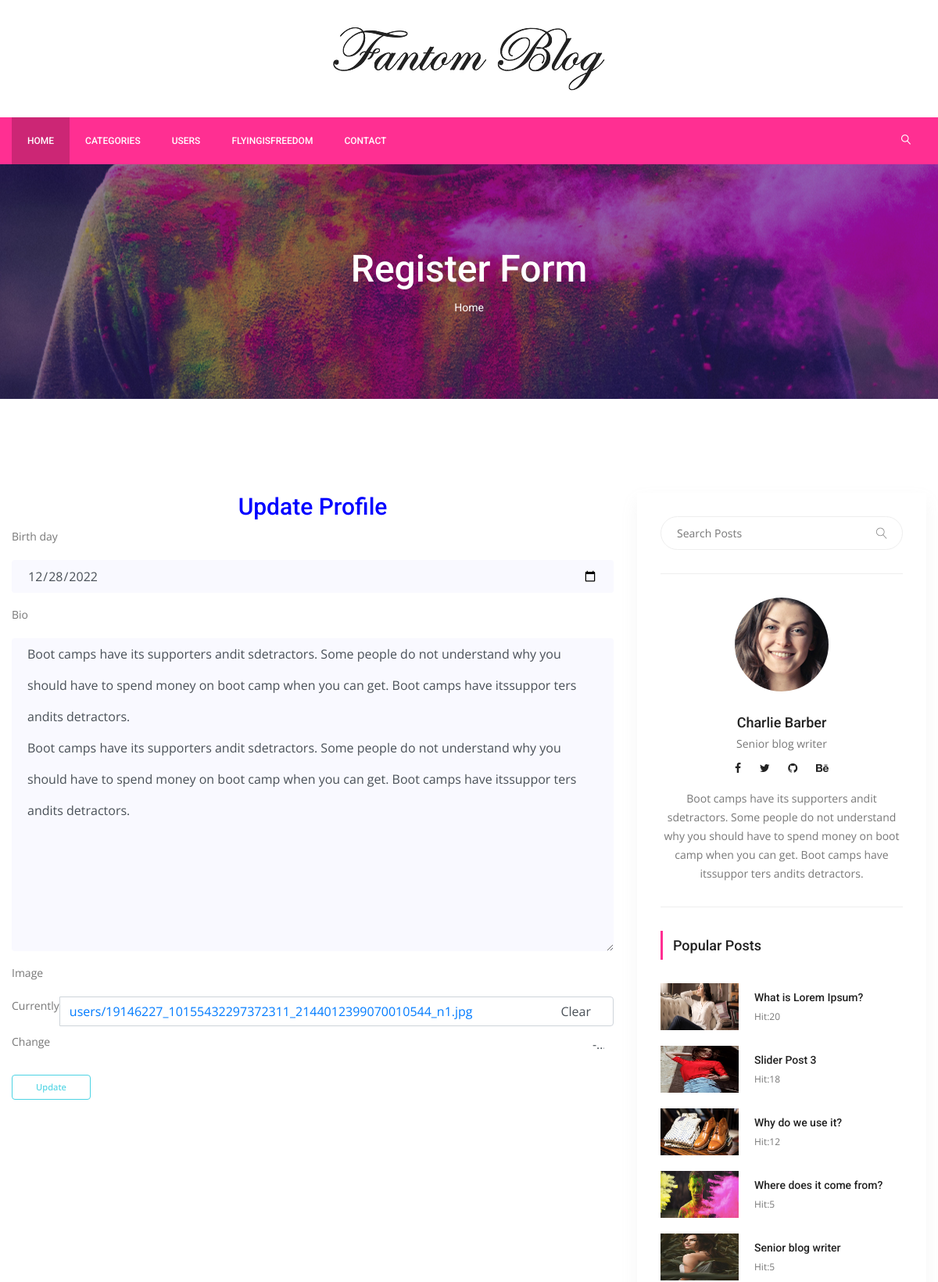
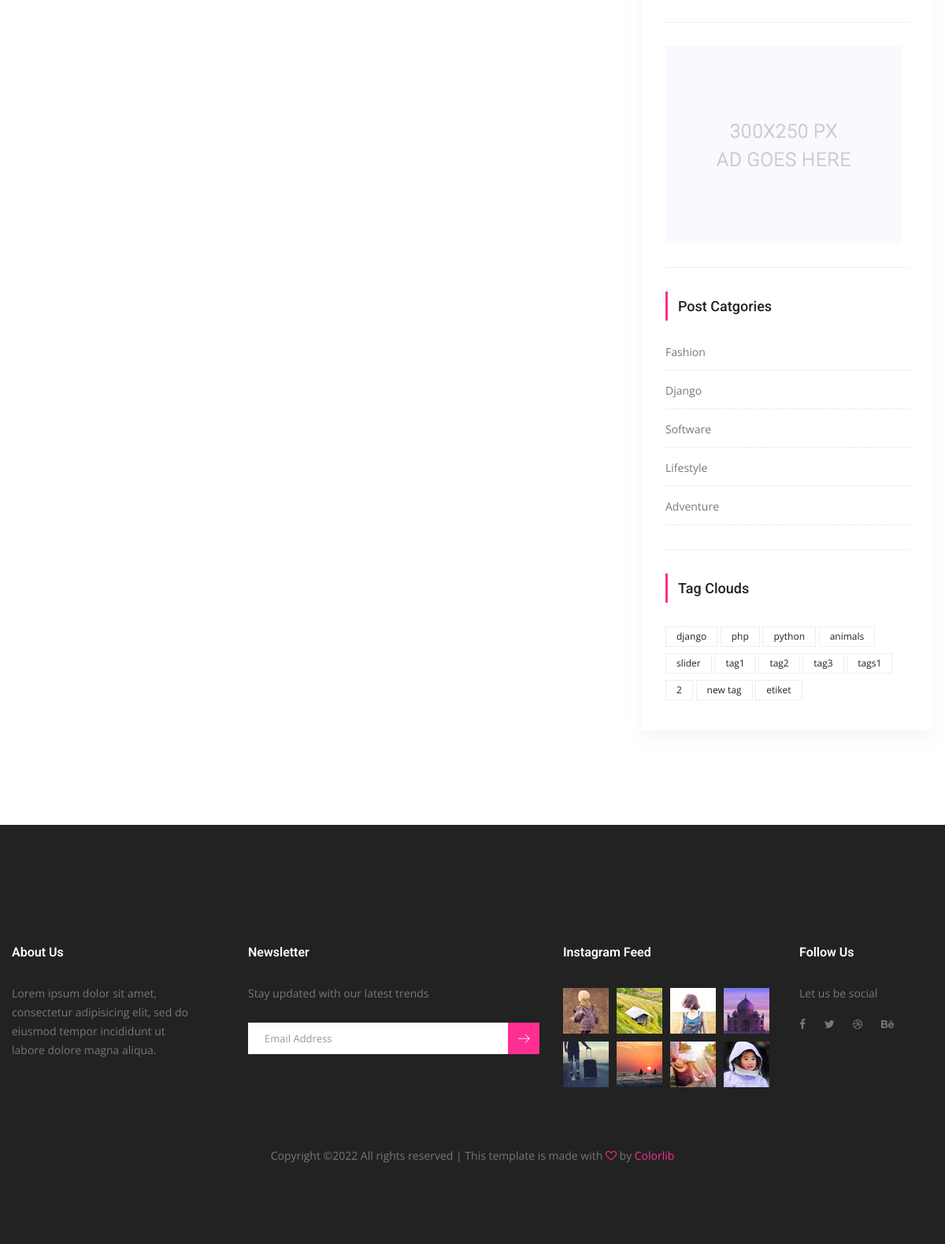
Page /users/update-profile/flyingisfreedom (signed in) on the committed database (2 pictures, top to bottom).
### users/models.py (models this page shows, shortened)
class UserProfile(models.Model):
    user = models.OneToOneField(settings.AUTH_USER_MODEL,on_delete=models.CASCADE)
    birth_day = models.DateField(null=True,blank=True)
    bio = models.TextField(max_length=1000,blank=True)
    image = models.ImageField(blank=True,null=True,default='users/django.png',upload_to='users',max_length=250)
    slug = models.SlugField(unique=True,editable=False)

### posts/models.py (models this page shows, shortened)
class Post(models.Model):
    title = models.CharField(max_length=150)
    content = models.TextField()
    publishing_date = models.DateTimeField(auto_now_add=True)
    image = models.ImageField(blank=True, null=True, upload_to='uploads/',default='uploads/blog-4.jpg')
    user = models.ForeignKey(settings.AUTH_USER_MODEL, on_delete=models.CASCADE, default=1)
    slug = models.SlugField(default="slug",editable=False)
    category = models.ForeignKey(Category,on_delete=models.CASCADE,default=1,related_name ='posts')
    tag = models.ManyToManyField(Tag,related_name="posts",blank=True)
    slider_posts = models.BooleanField(default=False)
    hit = models.PositiveIntegerField(default=0)

class Category(models.Model):
    title = models.CharField(max_length=250)
    slug = models.SlugField(editable=False)

class Tag(models.Model):
    title = models.CharField(max_length=50)
    slug = models.SlugField(editable=False)
    def __str__(self):
        return self.title

### users/views.py (the view, shortened to what this page needs)
# urls.py: path('update-profile/<slug:slug>',UserProfileUpdateView.as_view(),name='update_profile'),
@method_decorator(login_required(login_url = 'users/login'), name='dispatch')
class UserProfileUpdateView(SuccessMessageMixin,UpdateView):
    model = UserProfile
    template_name = 'users/profile-update.html'
    form_class = UserProfileForm
    success_message = "User Profile updated successfully!"
    def get(self,request,*args,**kwargs):
        self.object = self.get_object()
        if self.object.user != request.user:
            return HttpResponseRedirect('/')
        return super(UserProfileUpdateView,self).get(request,*args,**kwargs)

### users/forms.py
class UserProfileForm(forms.ModelForm):
    def __init__(self,*args,**kwargs):
        super(UserProfileForm, self).__init__(*args,**kwargs)
        self.helper = FormHelper()
        self.helper.form_method = 'post'
        self.helper.field_class = 'mt-10'
        self.helper.layout = Layout(
            Field('birth_day',css_class='single-input'),
            Field('bio',css_class='single-input'),
            Field('image',css_class='single-input'),
        )
        self.helper.add_input(Submit('submit','Update',css_class='genric-btn success-border medium'))
    class Meta:
        model = UserProfile
        fields = ('birth_day', 'bio', 'image')
        widgets = {
            'birth_day':forms.DateInput(attrs={'type':'date'})
        }

### posts/templatetags/custom_tags.py (called while the page is built)
@register.simple_tag(name="categories")
def all_categories():
    return Category.objects.all()

@register.simple_tag(name="tags")
def all_tags():
    return Tag.objects.all()

@register.simple_tag(name="hit_posts")
def hit_posts():
    return Post.objects.order_by('-hit')[:5]

### templates/users/profile-update.html
{% extends 'base.html' %}
{% load static %}
{% load crispy_forms_tags %}
{% block content %}
        <section class="banner_area">
            <div class="banner_inner d-flex align-items-center">
            	<div class="overlay bg-parallax" data-stellar-ratio="0.9" data-stellar-vertical-offset="0" data-background=""></div>
				<div class="container">
					<div class="banner_content text-center">
						<h2>Register Form</h2>
						<div class="page_link">
							<a href="{% url 'index' %}">Home</a>
						</div>
					</div>
				</div>
            </div>
        </section>
        <section class="blog_area p_120">
            <div class="container">
                <div class="row">
                    <div class="col-lg-8">
                        <h2 style="text-align:center;color:blue;">Update Profile</h2>
                                {% crispy form %}
                        </div>
                    {% include 'right_side.html' %}
                </div>
            </div>
        </section>
      {% endblock %}

### templates/base.html (shortened to what this page needs)
{% load static %}
{% load custom_tags %}
<!doctype html>
<html lang="en">
    <head>
        <link rel="stylesheet" href="{% static "css/bootstrap.css" %}">
        <link rel="stylesheet" href="{% static "vendors/linericon/style.css" %}">
        <link rel="stylesheet" href="{% static "css/font-awesome.min.css" %}">
        <link rel="stylesheet" href="{% static "vendors/owl-carousel/owl.carousel.min.css" %}">
        <link rel="stylesheet" href="{% static "vendors/lightbox/simpleLightbox.css" %}">
        <link rel="stylesheet" href="{% static "vendors/nice-select/css/nice-select.css" %}">
        <link rel="stylesheet" href="{% static "vendors/animate-css/animate.css" %}">
        <link rel="stylesheet" href="{% static "vendors/jquery-ui/jquery-ui.css" %}">
        <link rel="stylesheet" href="{% static "css/style.css" %}">
        <link rel="stylesheet" href="{% static "css/responsive.css" %}">
    </head>
    <body>
        <header class="header_area">
            <div class="logo_part">
            	<div class="container">
            		<a class="logo" href="{% url 'index' %}"><img src="{% static "img/logo.png" %}" alt=""></a>
            	</div>
            </div>
			<div class="main_menu">
				<nav class="navbar navbar-expand-lg navbar-light">
					<div class="container">
						<div class="collapse navbar-collapse offset" id="navbarSupportedContent">
							<ul class="nav navbar-nav menu_nav">
								<li class="nav-item active"><a class="nav-link" href="{% url 'index' %}">Home</a></li>
                                <li class="nav-item submenu dropdown">
									<a href="#" class="nav-link dropdown-toggle" data-toggle="dropdown" role="button" aria-haspopup="true" aria-expanded="false">Categories</a>
                                        {% categories as categories %}
								</li>
								<li class="nav-item"><a class="nav-link" href="{% url 'users:user_list' %}">Users</a></li>
								{% if user.is_authenticated %}
								<li class="nav-item submenu dropdown">
									<a href="#" class="nav-link dropdown-toggle" data-toggle="dropdown" role="button" aria-haspopup="true" aria-expanded="false">{{ user.username }}</a>
								</li>
                                {% else %}
								<li class="nav-item"><a class="nav-link" href="{% url 'users:login' %}">Login</a></li>
								<li class="nav-item"><a class="nav-link" href="{% url 'users:register' %}">Register</a></li>
                                {% endif %}
                                <li class="nav-item"><a class="nav-link" href="#">Contact</a></li>
                            </ul>
							<ul class="nav navbar-nav navbar-right ml-auto">
								<li class="nav-item"><a href="#" class="search"><i class="lnr lnr-magnifier"></i></a></li>
							</ul>
						</div>
					</div>
				</nav>
			</div>
        </header>
    {% block content %}
	{% endblock %}
        <footer class="footer-area">
            <div class="container">
                <div class="row">
                    <div class="col-lg-3  col-md-6 col-sm-6">
                        <div class="single-footer-widget">
                            <h6 class="footer_title">About Us</h6>
                            <p>Lorem ipsum dolor sit amet, consectetur adipisicing elit, sed do eiusmod tempor incididunt ut labore dolore magna aliqua.</p>
                        </div>
                    </div>
                    <div class="col-lg-4 col-md-6 col-sm-6">
                        <div class="single-footer-widget">
                            <h6 class="footer_title">Newsletter</h6>
                            <p>Stay updated with our latest trends</p>
                            <div id="mc_embed_signup">
                                <form target="_blank" action="https://spondonit.us12.list-manage.com/subscribe/post?u=1462626880ade1ac87bd9c93a&amp;id=92a4423d01" method="get" class="subscribe_form relative">
                                    <div class="input-group d-flex flex-row">
                                        <input name="EMAIL" placeholder="Email Address" onfocus="this.placeholder = ''" onblur="this.placeholder = 'Email Address '" required="" type="email">
                                        <button class="btn sub-btn"><span class="lnr lnr-arrow-right"></span></button>
                                    </div>
                                </form>
                            </div>
                        </div>
                    </div>
                    <div class="col-lg-3 col-md-6 col-sm-6">
                        <div class="single-footer-widget instafeed">
                            <h6 class="footer_title">Instagram Feed</h6>
                            <ul class="list instafeed d-flex flex-wrap">
                                <li><img src="{% static "img/instagram/Image-01.jpg" %}" alt=""></li>
                                <li><img src="{% static "img/instagram/Image-02.jpg" %}" alt=""></li>
                                <li><img src="{% static "img/instagram/Image-03.jpg" %}" alt=""></li>
                                <li><img src="{% static "img/instagram/Image-04.jpg" %}" alt=""></li>
                                <li><img src="{% static "img/instagram/Image-05.jpg" %}" alt=""></li>
                                <li><img src="{% static "img/instagram/Image-06.jpg" %}" alt=""></li>
                                <li><img src="{% static "img/instagram/Image-07.jpg" %}" alt=""></li>
                                <li><img src="{% static "img/instagram/Image-08.jpg" %}" alt=""></li>
                            </ul>
                        </div>
                    </div>
                    <div class="col-lg-2 col-md-6 col-sm-6">
                        <div class="single-footer-widget f_social_wd">
                            <h6 class="footer_title">Follow Us</h6>
                            <p>Let us be social</p>
                            <div class="f_social">
                            	<a href="#"><i class="fa fa-facebook"></i></a>
								<a href="#"><i class="fa fa-twitter"></i></a>
								<a href="#"><i class="fa fa-dribbble"></i></a>
								<a href="#"><i class="fa fa-behance"></i></a>
                            </div>
                        </div>
                    </div>
                </div>
                <div class="row footer-bottom d-flex justify-content-between align-items-center">
                    <p class="col-lg-12 footer-text text-center">
Copyright &copy;<script>document.write(new Date().getFullYear());</script> All rights reserved | This template is made with <i class="fa fa-heart-o" aria-hidden="true"></i> by <a href="https://colorlib.com" target="_blank">Colorlib</a>
</p>
                </div>
            </div>
        </footer>
    </body>
</html>

### templates/right_side.html (shortened to what this page needs)
{% load static %}
{% load custom_tags %}
<div class="col-lg-4">
                        <div class="blog_right_sidebar">
                            <aside class="single_sidebar_widget search_widget">
                                <form action="{% url 'search' %}" method = "get">
                                <div class="input-group">
                                    <input type="text" class="form-control" placeholder="Search Posts" name="q">
                                    <span class="input-group-btn">
                                        <button class="btn btn-default" type="button"><i class="lnr lnr-magnifier"></i></button>
                                    </span>
                                </div></form>
                                <div class="br"></div>
                            </aside>
                            <aside class="single_sidebar_widget author_widget">
                                <img class="author_img rounded-circle" src="{% static "img/blog/author.png" %}" alt="">
                                <h4>Charlie Barber</h4>
                                <p>Senior blog writer</p>
                                <div class="social_icon">
                                    <a href="#"><i class="fa fa-facebook"></i></a>
                                    <a href="#"><i class="fa fa-twitter"></i></a>
                                    <a href="#"><i class="fa fa-github"></i></a>
                                    <a href="#"><i class="fa fa-behance"></i></a>
                                </div>
                                <p>Boot camps have its supporters andit sdetractors. Some people do not understand why you should have to spend money on boot camp when you can get. Boot camps have itssuppor ters andits detractors.</p>
                                <div class="br"></div>
                            </aside>
                            <aside class="single_sidebar_widget popular_post_widget">
                                <h3 class="widget_title">Popular Posts</h3>
                                {% hit_posts as posts %}
                                {% for post in posts %}
                                <div class="media post_item">
                                    <img src="{{ post.image.url }}" alt="post"style="width:100px;height:60px">
                                    <div class="media-body">
                                        <a href="{% url 'detail' pk=post.pk slug=post.slug %}"><h3>{{ post.title }}</h3></a>
                                        <p>Hit:{{ post.hit }}</p>
                                    </div>
                                </div>
                                {% endfor %}
                                <div class="br"></div>
                            </aside>
                            <aside class="single_sidebar_widget">
                                <a href="#"><img class="img-fluid" src="{% static "img/blog/add.jpg" %}" alt=""></a>
                                <div class="br"></div>
                            </aside>
                            <aside class="single_sidebar_widget post_category_widget">
                                <h4 class="widget_title">Post Catgories</h4>
                                <ul class="list cat-list">
                                    {% categories as categories %}
                                    {% for category in categories %}
                                    <li>
                                        <a href="{% url 'category_detail' pk=category.id slug=category.slug %}" class="d-flex justify-content-between">
                                            <p>{{ category.title }}</p>
                                        </a>
                                    </li>
                                    {% endfor %}
                                </ul>
                                <div class="br"></div>
                            </aside>
                            <aside class="single-sidebar-widget tag_cloud_widget">
                                <h4 class="widget_title">Tag Clouds</h4>
                                <ul class="list">
                                    {% tags as tags %}
                                    {% for tag in tags %}
                                    <li><a href="{% url 'tag_detail' tag.slug %}">{{ tag }}</a></li>
                                    {% endfor %}
                                </ul>
                            </aside>
                        </div>
                    </div>

### static/css/responsive.css (style rules this page uses)
@media (max-width:1619px) { .header_area .navbar .search { margin-left: 40px; } }

### rows in the picture
UserProfile: birth_day "12/28/2022", bio "Boot camps have its supporters andit sdetractors. Some people do not understand why you should have to spend money on boot camp when you can get. Boot camps have itssuppor ters andits detractors. Boot camps have its supporters andit sdetractors. Some people do not understand why you should have to spend money on boot camp when you can get. Boot camps have itssuppor ters andits detractors."
Post: image (picture), title "What is Lorem Ipsum?", hit "20"
Post: image (picture), title "Slider Post 3", hit "18"
Post: image (picture), title "Why do we use it?", hit "12"
Post: image (picture), title "Where does it come from?", hit "5"
Post: image (picture), title "Senior blog writer", hit "5"
Category: title "Fashion"
Category: title "Django"
Category: title "Software"
Category: title "Lifestyle"
Category: title "Adventure"
Tag: title "django"
Tag: title "php"
Tag: title "python"
Tag: title "animals"
Tag: title "slider"
Tag: title "tag1"
Tag: title "tag2"
Tag: title "tag3"
Tag: title "tags1"
Tag: title "2"
Tag: title "new tag"
Tag: title "etiket"

### other values in the picture
{{ user.username }} "FLYINGISFREEDOM"
